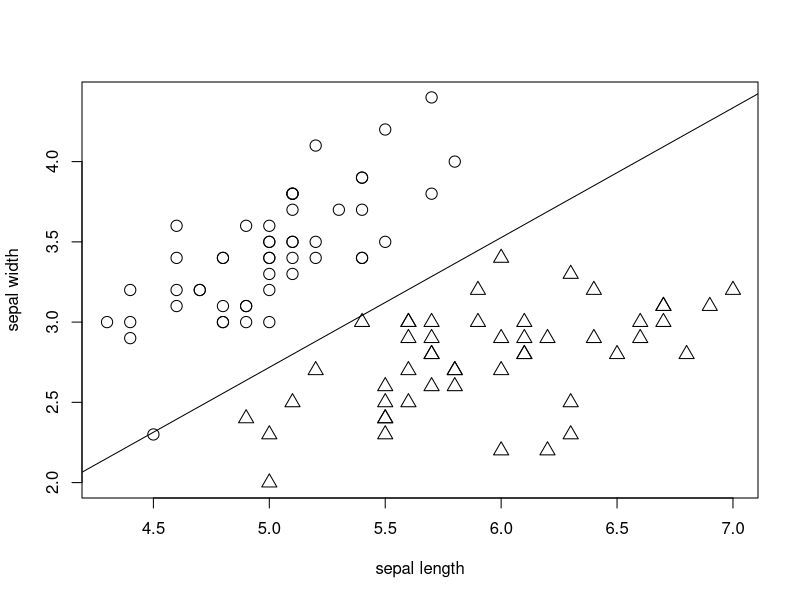
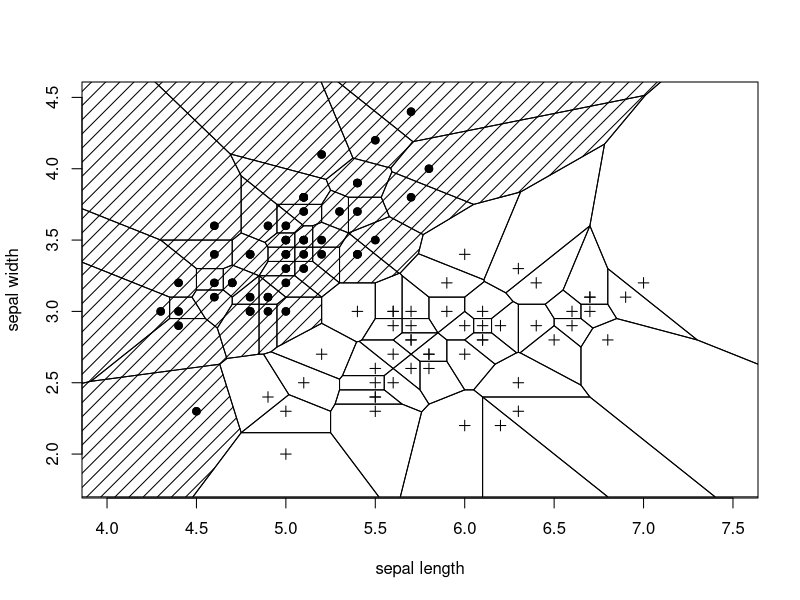
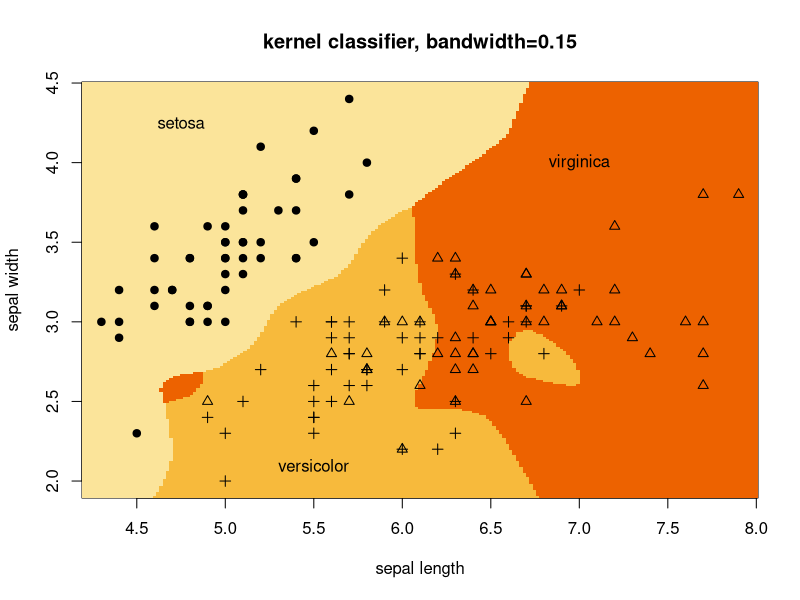

Write the R code that produced these figures, in order.
### methods based on normal assumptions

# use first two variablesof iris data
# and first two species

library(MASS)

myir=iris[1:100,c(1,2,5)]
myir$Species=factor(myir$Species)

## compute summary statistics, including pooled covariance
xbar=apply(myir[,1:2],2,mean) # overall mean
xbar1=apply(myir[1:50,1:2],2,mean)
xbar2=apply(myir[51:100,1:2],2,mean)
Sig1=cov(myir[1:50,1:2])
Sig2=cov(myir[51:100,1:2])
Sigp=(48*Sig1+48*Sig2)/96
(aa=t(solve(Sigp)%*%(xbar1-xbar2))) # coefficents of x1 and x2 (a1 and a2 in notes)
(a0=-t(solve(Sigp)%*%(xbar1-xbar2))%*%(xbar1+xbar2)/2) #a0
### so allocate x to group 1 if:   -11.43636 x1  +   14.14303 x2 + 18.73906 > 0
## plot the above
plot(myir[,1],myir[,2],pch=c(rep(1,50),rep(2,50)),xlab="sepal length",ylab="sepal width",cex=1.5)
## boundary
abline(-a0/aa[2],-aa[1]/aa[2])

## confusion matrix:
table(as.numeric(a0)+as.matrix(myir[,1:2])%*%as.numeric(aa)>0,myir$Species)


## the function lda(.) in library(MASS) does this automatically
(ld1=lda(Species~.,data=myir))
table(predict(ld1)$class,myir$Species)



### nonparametric methods: k-nearest neighbour and local averaging
library(spatstat) # used to draw a nice picture (only for 2 variables)

Set=(iris$Species=="setosa"); Vers=(iris$Species=="versicolor"); 
Virg=(iris$Species=="virginica")
library(spatstat)
x1=iris$Sepal.Length
x2=iris$Sepal.Width
plot(x1[Set],x2[Set],xlab="sepal length",
ylab="sepal width",ylim=c(1.8,4.5),xlim=c(4,7.5),pch=19)
points(x1[Vers],x2[Vers],pch=3)
dat=data.frame(x1=x1[!Virg],x2=x2[!Virg],groups=iris$Species[!Virg])
p1=ppp(x=x1[!Virg],y=x2[!Virg],window=owin(c(3.5,8),c(1.7,4.7)))
p2=dirichlet(p1)
n=length(p2$tiles)
n1=dim(unique(dat[1:50,1:2]))[1]
for (i in 1:n1){polygon(x=p2$tiles[[i]][[4]][[1]]$x,y=p2$tiles[[i]][[4]][[1]]$y,density=10)}
for (i in (n1+1):n){polygon(x=p2$tiles[[i]][[4]][[1]]$x,y=p2$tiles[[i]][[4]][[1]]$y)}
points(x1[Set],x2[Set],pch=19)

### what is the error rate of this nearest neighbour classifier?
### does not need any R code!

## now try to choose k by cross-validation, with m=n (leave-one-out cross-validation)
dd=as.matrix(dist(dat[,1:2])) # the distance matrix (has zeros in the diagonal)
dd[1:5,1:5]
diag(dd)=max(dd)+1 # prevents choosing "self" as the nearest
dd[1:5,1:5] # compare with previous
# for nearest nighbour:
table(dat[apply(dd,1,which.min),3],dat[,3]) # try to understand this by breaking it down


#### kernels:
library(fields)
x1=iris[1:50,1:2]
x2=iris[51:100,1:2]
x3=iris[101:150,1:2]
h=0.15
g1=seq(4.2,8,l=201); g2=seq(1.9,4.5,l=201)
locs1=cbind(rep(g1,201),rep(g2,rep(201,201)))
yy=rdist(x1,locs1);yy=exp(-yy^2/(2*h^2))
f1=apply(yy,2,sum)
yy=rdist(x2,locs1);yy=exp(-yy^2/(2*h^2))
f2=apply(yy,2,sum)
yy=rdist(x3,locs1);yy=exp(-yy^2/(2*h^2))
f3=apply(yy,2,sum)
fall=cbind(f1,f2,f3)
labs=apply(fall,1,which.max)
image(g1,g2,matrix(labs,201,201),xlab="sepal length",ylab="sepal width",
main="kernel classifier, bandwidth=0.15",zlim=c(0,5))
 points(x1[,1],x1[,2],pch=19)
 points(x2[,1],x2[,2],pch=3)
 points(x3[,1],x3[,2],pch=2)
text(4.75,4.25, "setosa")
text(5.5,2.1,"versicolor")
text(7,4,"virginica")
## confusion matrix
locs1=rbind(x1,x2,x3)
yy=rdist(x1,locs1);yy=exp(-yy^2/(2*h^2))
f1=apply(yy,2,sum)
yy=rdist(x2,locs1);yy=exp(-yy^2/(2*h^2))
f2=apply(yy,2,sum)
yy=rdist(x3,locs1);yy=exp(-yy^2/(2*h^2))
f3=apply(yy,2,sum)
fall=cbind(f1,f2,f3)
labs=apply(fall,1,which.max)
